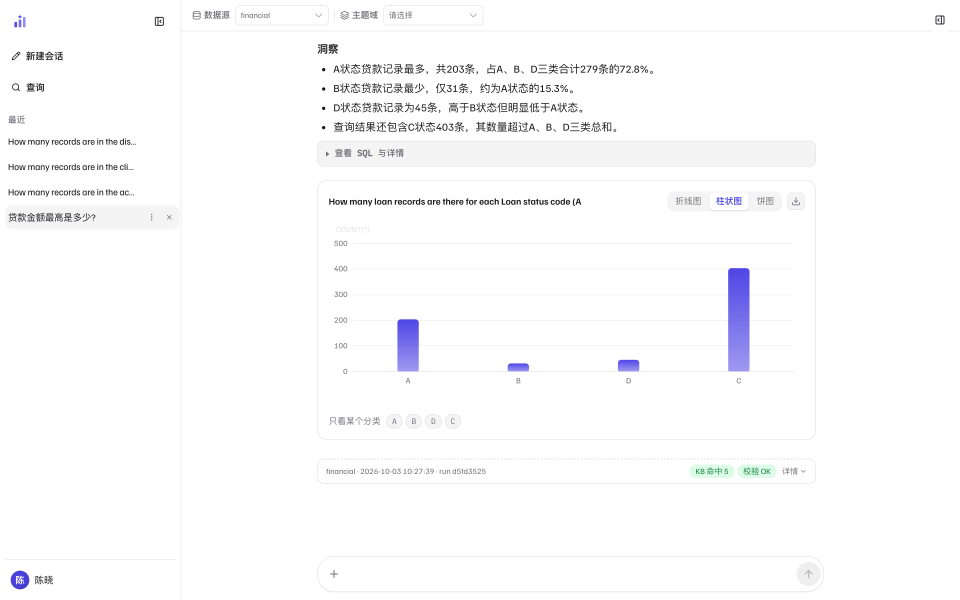
#> input picture docs/assets/shots/user-chat-chart.png, 2880 x 1800 px (shown at 1/3 size)
$ python build_social_card.py
#> lines starting #> are read from the running program, lines starting #| are printed output that depends on the picture
#!/usr/bin/env python3
"""Build the GitHub social preview card (1280×640) → assets/social-preview.png.

    python3 scripts/build_social_card.py [--shot PATH] [--out PATH]

Crops a product screenshot for the right panel, composes the card (dark theme,
docs-site design tokens), renders it with headless Chrome at 2x and downscales
to the exact 1280×640 GitHub wants. The upload itself is web-UI-only:
repo Settings → General → Social preview.

Requires: Pillow, and a Chrome/Chromium binary (CHROME_BIN env overrides the
macOS default path).
"""
from __future__ import annotations

import argparse
import os
import shutil
import subprocess
import sys
import tempfile
from pathlib import Path

from PIL import Image

REPO = Path(__file__).resolve().parent.parent

# The chat column of the docs' chart screenshot: after the 300px sidebar,
# before the analysis rail (its border sits at ~1114px of the 1440px viewport).
CROP_CSS = (300, 36, 1114, 780)
SHOT_WIDTH_CSS = 1440

CARD_HTML = """<!doctype html>
<html>
<head>
<meta charset="utf-8">
<style>
  html, body { margin: 0; padding: 0; }
  .card {
    width: 1280px; height: 640px; box-sizing: border-box;
    background:
      radial-gradient(90% 130% at 0% 0%, rgba(99,102,241,.22), rgba(99,102,241,0) 55%),
      radial-gradient(70% 100% at 100% 100%, rgba(99,102,241,.10), rgba(99,102,241,0) 60%),
      #09090b;
    display: flex; align-items: center; gap: 40px;
    padding: 64px 56px 64px 72px;
    font-family: "IBM Plex Sans", ui-sans-serif, -apple-system, BlinkMacSystemFont,
                 "PingFang SC", "Hiragino Sans GB", "Microsoft YaHei", sans-serif;
    color: #f4f4f5;
    -webkit-font-smoothing: antialiased;
  }
  .left { flex: 1; min-width: 0; }
  .eyebrow { font-size: 19px; letter-spacing: .12em; color: #a5b4fc; font-weight: 500; margin-bottom: 38px; }
  .brand { display: flex; align-items: flex-end; gap: 18px; }
  .mark { display: flex; align-items: flex-end; gap: 5px; height: 46px; padding-bottom: 6px; }
  .mark i { display: block; width: 11px; border-radius: 3px; background: #6366f1; }
  .mark i:nth-child(1) { height: 22px; opacity: .5; }
  .mark i:nth-child(2) { height: 34px; opacity: .78; }
  .mark i:nth-child(3) { height: 46px; }
  .word { font-size: 74px; font-weight: 700; letter-spacing: -.02em; line-height: 1; }
  .identity { font-size: 34px; font-weight: 600; color: #a5b4fc; margin: 16px 0 26px; }
  .chain { font-size: 25px; color: #d4d4d8; margin-bottom: 28px; }
  .hair { height: 1px; background: #27272a; margin: 0 0 24px; width: 88%; }
  .facts { font-size: 19px; color: #a1a1aa; line-height: 1.65; margin-bottom: 22px; }
  .urls { font-size: 18px; color: #71717a; }
  .urls b { color: #a1a1aa; font-weight: 500; }
  .shot {
    width: 600px; height: 512px; flex: 0 0 auto;
    border-radius: 16px; overflow: hidden;
    border: 1px solid #27272a;
    box-shadow: 0 40px 80px -30px rgba(0,0,0,.75);
    background: #fff;
  }
  .shot img { display: block; width: 100%; height: 100%; object-fit: cover; object-position: top; }
</style>
</head>
<body>
  <div class="card">
    <div class="left">
      <div class="eyebrow">开源 · Apache-2.0 · 可自托管</div>
      <div class="brand">
        <div class="mark"><i></i><i></i><i></i></div>
        <div class="word">Trove</div>
      </div>
      <div class="identity">数据决策智能体</div>
      <div class="chain">问数 · 分析 · 决策 · 行动，一条对话链路</div>
      <div class="hair"></div>
      <div class="facts">语义优先 NL→SQL · 确定性安全层 · 只读接入你的数据<br>答案与判定都带证据、可核对</div>
      <div class="urls"><b>github.com/Nivane/trove</b> · nivane.github.io/trove</div>
    </div>
    <div class="shot"><img src="card-shot.png"></div>
  </div>
</body>
</html>
"""


def find_chrome() -> str:
    candidates = [
        os.environ.get('CHROME_BIN'),
        '/Applications/Google Chrome.app/Contents/MacOS/Google Chrome',
        shutil.which('google-chrome'),
        shutil.which('chromium'),
    ]
    for c in candidates:
        if c and Path(c).exists():
            return c
    sys.exit('no Chrome found — set CHROME_BIN to a Chrome/Chromium binary')


def main() -> None:
    p = argparse.ArgumentParser(description=__doc__)
    p.add_argument('--shot', default=str(REPO / 'docs/assets/shots/user-chat-chart.png'),
                   help='product screenshot to crop (default: the chart answer shot)')
    p.add_argument('--out', default=str(REPO / 'assets/social-preview.png'))
    args = p.parse_args()

    im = Image.open(args.shot)
#> im is the input picture: PIL image 2880x1800 RGB; mean R, G, B 251.1, 251.1, 252
    sc = im.size[0] / SHOT_WIDTH_CSS
#> sc = 2
    x0, y0, x1, y1 = (round(v * sc) for v in CROP_CSS)
#> x0 = 600; y0 = 72; x1 = 2228; y1 = 1560
    crop = im.crop((x0, y0, x1, y1))
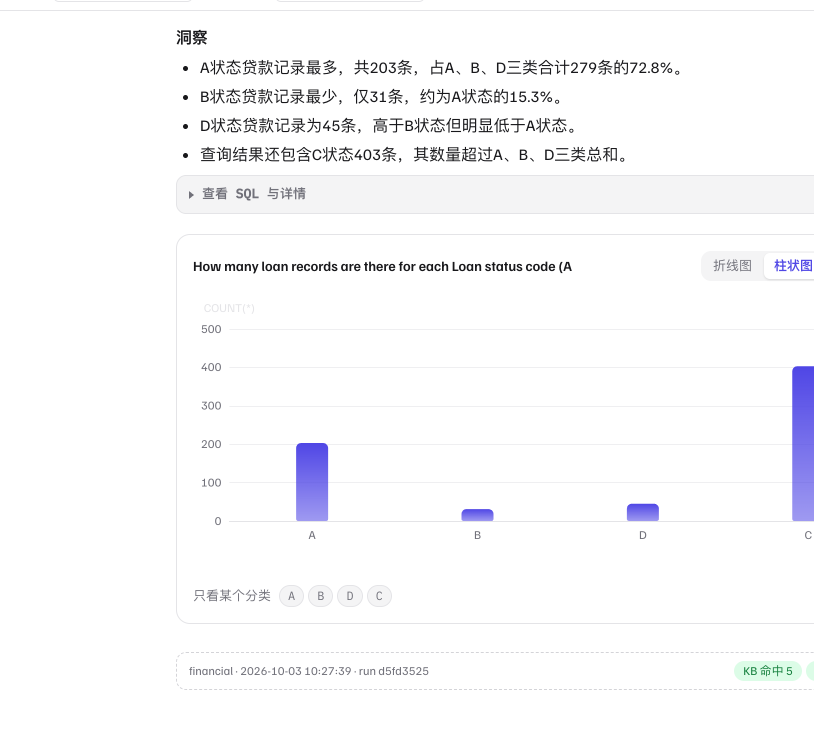
#> crop: PIL image 1628x1488 RGB (shown at 1/2 size); mean R, G, B 249.2, 249.2, 250.7

    tmp = Path(tempfile.mkdtemp(prefix='trove-card-'))
    try:
        crop.save(tmp / 'card-shot.png')
        (tmp / 'social-card.html').write_text(CARD_HTML, encoding='utf-8')
        shot2x = tmp / 'card@2x.png'
        subprocess.run(
            [
                find_chrome(),
                '--headless=new',
                '--disable-gpu',
                '--hide-scrollbars',
                '--force-device-scale-factor=2',
                '--window-size=1280,640',
                '--virtual-time-budget=2000',
                f'--screenshot={shot2x}',
                (tmp / 'social-card.html').as_uri(),
            ],
            check=True,
            capture_output=True,
        )
        out = Path(args.out)
        out.parent.mkdir(parents=True, exist_ok=True)
        Image.open(shot2x).resize((1280, 640), Image.LANCZOS).save(out)
    finally:
        shutil.rmtree(tmp, ignore_errors=True)

    print(f'social card: {args.out}  {os.path.getsize(args.out) / 1e3:.0f} KB  '
          '(upload via repo Settings → Social preview)')


if __name__ == '__main__':
#> (the run stopped early here; a loop or call above may not have finished)

$ run again, with docs/assets/shots/admin-actions.png copied over docs/assets/shots/user-chat-chart.png
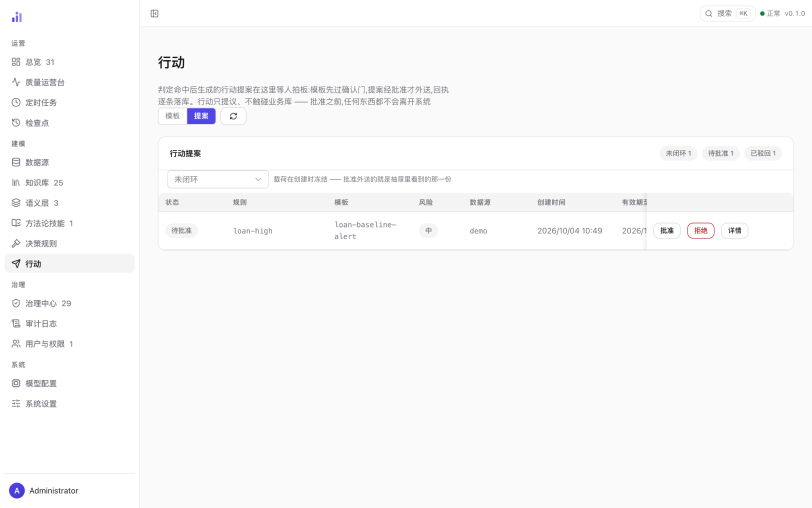
#> input picture docs/assets/shots/admin-actions.png, 1624 x 1015 px (shown at 1/2 size)
#> in main, im is the input picture: PIL image 1624x1015 RGBA; mean R, G, B, A 249.3, 249.3, 249.6, 255
#> in main, `crop = im.crop((x0, y0, x1, y1))`:
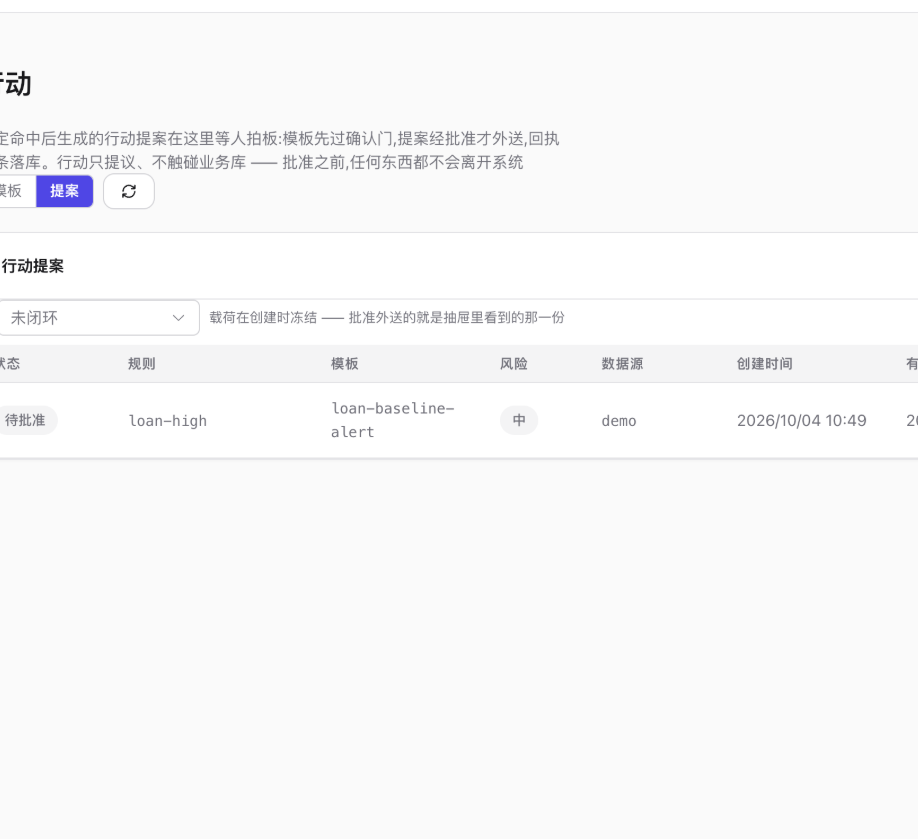
#> crop: PIL image 918x839 RGBA; mean R, G, B, A 248.5, 248.5, 249, 255

$ run again, with docs/assets/shots/admin-audit.png copied over docs/assets/shots/user-chat-chart.png
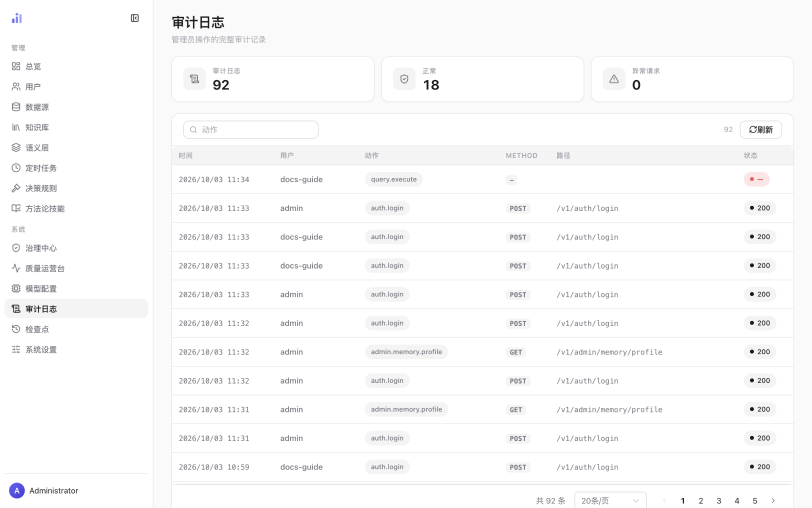
#> input picture docs/assets/shots/admin-audit.png, 1624 x 1015 px (shown at 1/2 size)
#> in main, im is the input picture: PIL image 1624x1015 RGBA; mean R, G, B, A 250.3, 250.2, 250.6, 255
#> in main, `crop = im.crop((x0, y0, x1, y1))`:
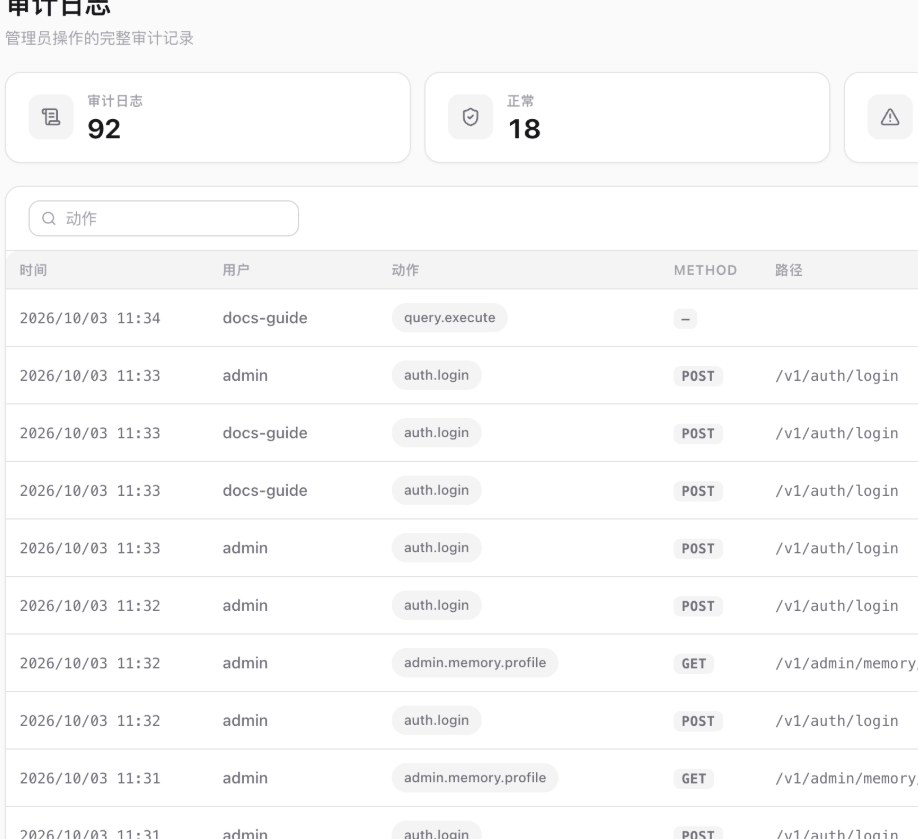
#> crop: PIL image 918x839 RGBA; mean R, G, B, A 249.7, 249.7, 250.1, 255

$ run again, with docs/assets/shots/admin-datasources.png copied over docs/assets/shots/user-chat-chart.png
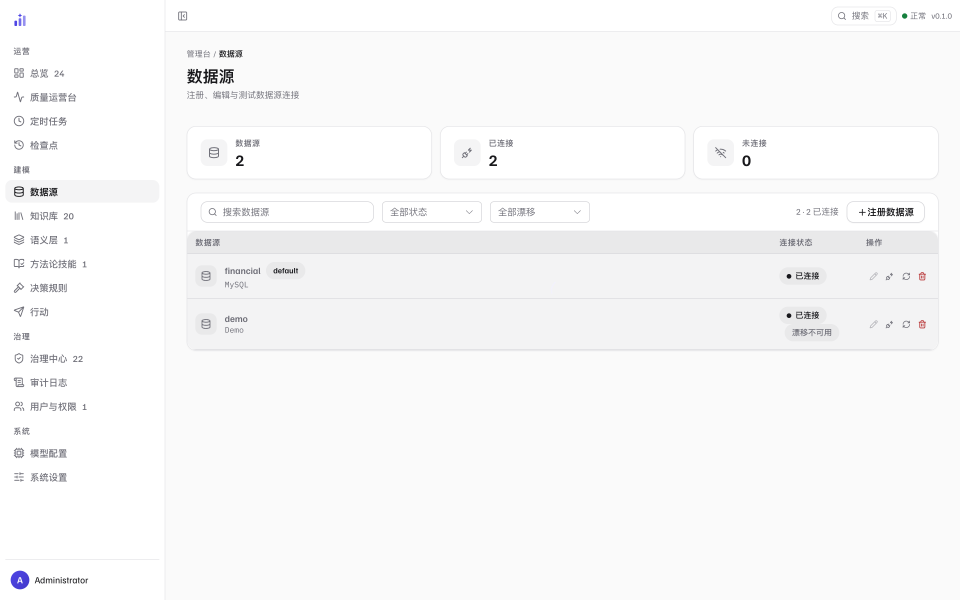
#> input picture docs/assets/shots/admin-datasources.png, 2880 x 1800 px (shown at 1/3 size)
#> in main, im is the input picture: PIL image 2880x1800 RGB; mean R, G, B 248.1, 248.1, 248.5
#> in main, `crop = im.crop((x0, y0, x1, y1))`:
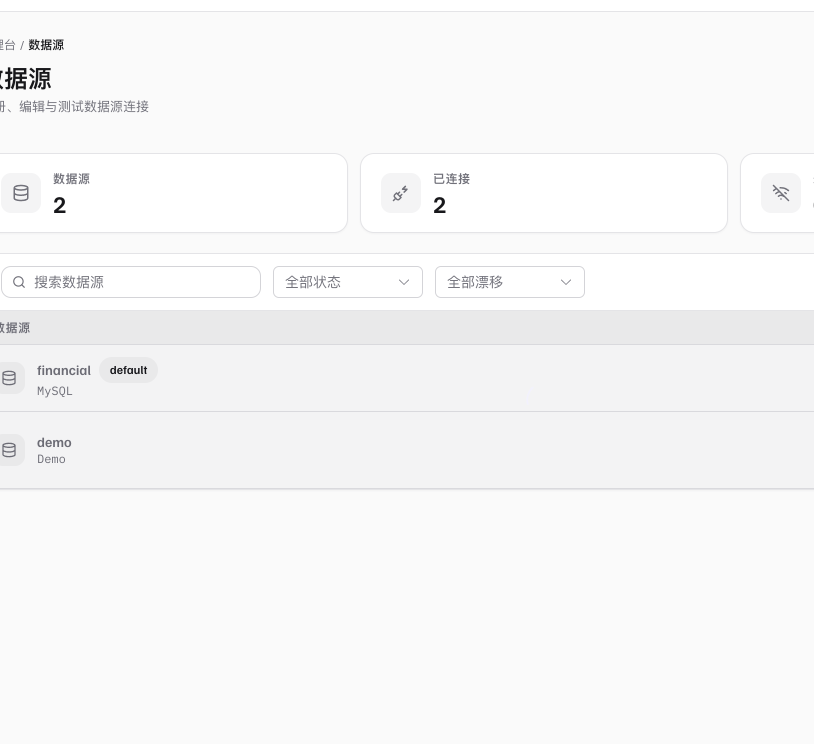
#> crop: PIL image 1628x1488 RGB (shown at 1/2 size); mean R, G, B 247.3, 247.3, 247.6
